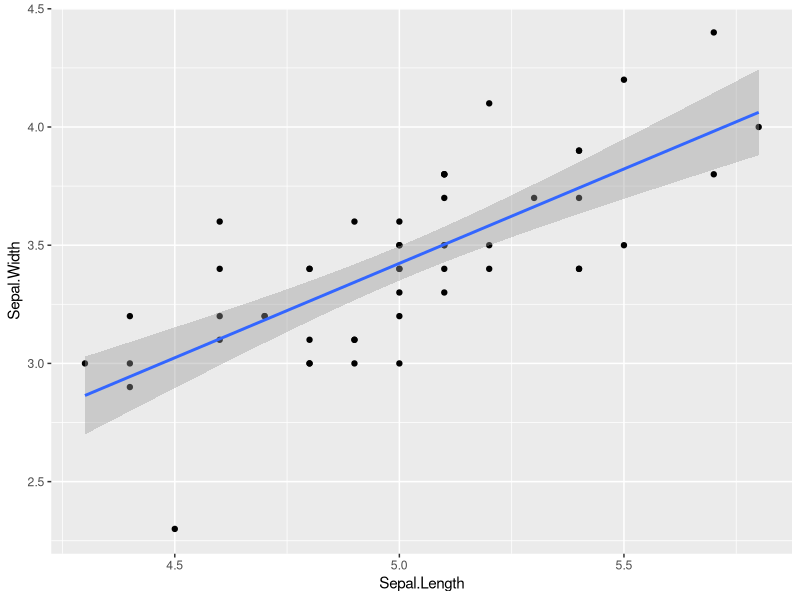
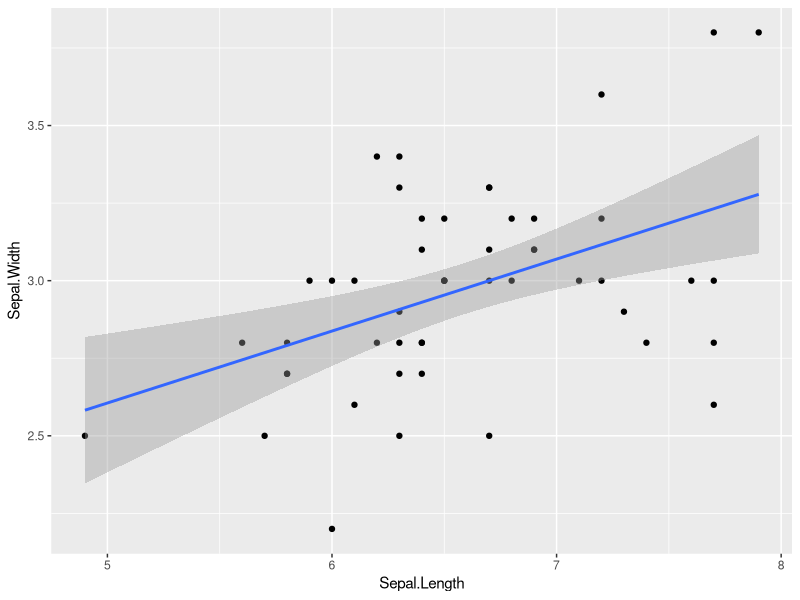
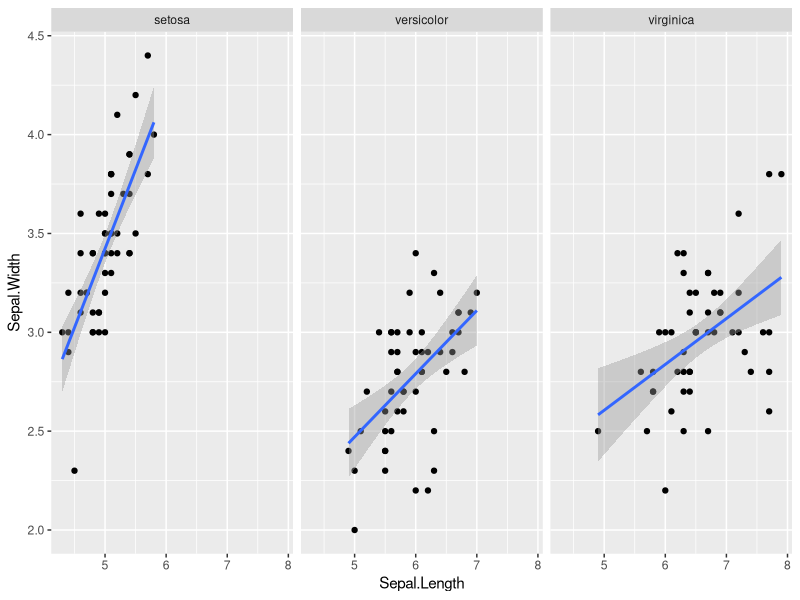
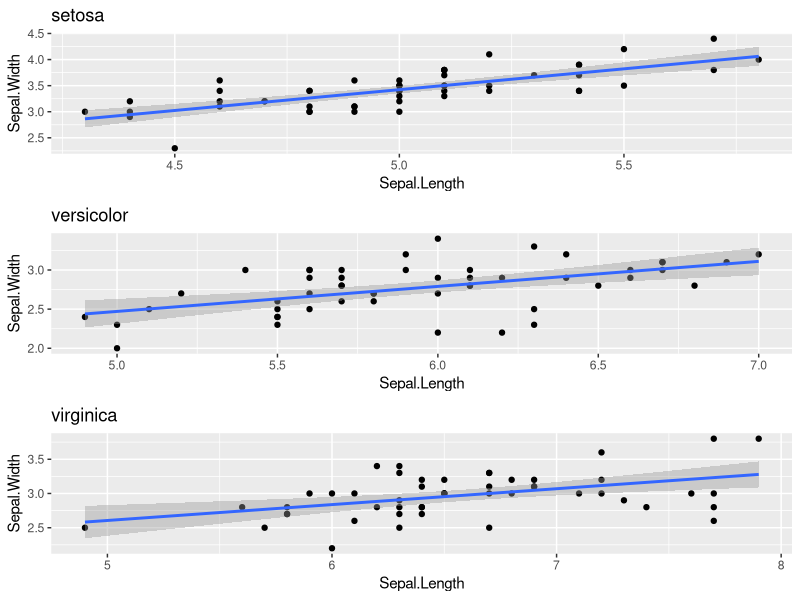

Generate these figures, in order, with R: (Note: this script raises an error after producing the figures.)
## ---- chunk 1
myris <- iris
myris.fa1 <- factanal(x = ~ Sepal.Length + Sepal.Width + Petal.Length + Petal.Width, data = myris, factors = 1)
myris.fa2 <- factanal(x = myris[, c("Sepal.Length", "Sepal.Width", "Petal.Length", "Petal.Width")], factors = 1)

myris.fa1 # same as print(myris.fa1)
myris.fa2
names(myris.fa1)
str(myris.fa1)
class(myris.fa1)

# help() : Value
## ---- chunk 2
library(ggplot2)
myris <- iris

myris.subset <- myris[myris$Species == "setosa", ] # or filter(myris, Species == "setosa")

myris.lm <- lm(Sepal.Width ~ Sepal.Length, data = myris.subset) 
coefs <- summary(myris.lm)$coefficients
est <- coefs["Sepal.Length", "Estimate"]
std.error <- coefs["Sepal.Length", "Std. Error"]
pval <- coefs["Sepal.Length", "Pr(>|t|)"]

ggplot(myris.subset, aes(Sepal.Length, Sepal.Width)) + geom_point() + geom_smooth(method = "lm")

## ---- chunk 3
myris <- iris

myris.subset <- myris[myris$Species == "virginica", ] # or filter(myris, Species == "virginica")

myris.lm <- lm(Sepal.Width ~ Sepal.Length, data = myris.subset) 
coefs <- summary(myris.lm)$coefficients
est <- coefs["Sepal.Length", "Estimate"]
std.error <- coefs["Sepal.Length", "Std. Error"]
pval <- coefs["Sepal.Length", "Pr(>|t|)"]

ggplot(myris.subset, aes(Sepal.Length, Sepal.Width)) + geom_point() + geom_smooth(method = "lm")

## ---- chunk 4
#for(this.species in c("setosa", "virginica", "versicolor")) {
#for(this.species in levels(myris$Species)) {
#for(this.species in unique(myris$Species)) {
#
all.species <- levels(myris$Species)

# storing results
# my.results <- list(est = NA, std.errors = NA, pvals = NA, plots = NA)

my.results <- data.frame(species = all.species, est = NA, std.err = NA, pval = NA)
my.plots <- list()
for(this.species in all.species) {
  myris.subset <- myris[myris$Species == this.species, ]
  myris.lm <- lm(Sepal.Width ~ Sepal.Length, data = myris.subset) 
  coefs <- summary(myris.lm)$coefficients
  
  # the values we want
  est <- coefs["Sepal.Length", "Estimate"]
  std.error <- coefs["Sepal.Length", "Std. Error"]
  pval <- coefs["Sepal.Length", "Pr(>|t|)"]
  plot <- ggplot(myris.subset, aes(Sepal.Length, Sepal.Width)) + geom_point() + geom_smooth(method = "lm") + labs(title = this.species)
  
  # stick the values in our results object
  my.results[my.results$species == this.species, c("est", "std.err", "pval")] <- c(est, std.error, pval)
  my.plots[[this.species]] <- plot
}

#this.species <- "setosa"
#  print(ggplot(myris.subset, aes(Sepal.Length, Sepal.Width)) + geom_point() + geom_smooth(method = "lm") + labs(title = this.species))

# faceting: sometimes a good alternative to looping (with plots)

ggplot(myris, aes(Sepal.Length, Sepal.Width)) + geom_point() + geom_smooth(method = "lm") + facet_wrap(~ Species)

library(grid)
library(gridExtra)
grid.arrange(my.plots[[1]], my.plots[[2]], my.plots[[3]], ncol = 1) # good for arranging multiple plots in one window/page

## ---- chunk 5
all.species <- levels(myris$Species)

my.results <- data.frame(species = all.species, est = NA, std.err = NA, pval = NA)
my.plots <- list()

for(this.row in 1:length(all.species)) {
  myris.subset <- myris[myris$Species == all.species[this.species], ]
  myris.lm <- lm(Sepal.Width ~ Sepal.Length, data = myris.subset) 
  coefs <- summary(myris.lm)$coefficients
  
  # the values we want
  est <- coefs["Sepal.Length", "Estimate"]
  std.error <- coefs["Sepal.Length", "Std. Error"]
  pval <- coefs["Sepal.Length", "Pr(>|t|)"]
  plot <- ggplot(myris.subset, aes(Sepal.Length, Sepal.Width)) + geom_point() + geom_smooth(method = "lm") + labs(title = all.species[this.species])
  
  # stick the values in our results object
  my.results[this.row, c("est", "std.err", "pval")] <- c(est, std.error, pval)
  my.plots[[this.row]] <- plot
}

my.results
names(my.plots)
str(my.plots)
## ---- chunk 6

get.results <- function(chunk, DV, IV) {
  my.formula <- as.formula(paste(DV, "~", IV))
  myris.lm <- lm(my.formula, data = chunk) 
  coefs <- summary(myris.lm)$coefficients
  
  # the values we want
  est <- coefs[IV, "Estimate"]
  std.error <- coefs[IV, "Std. Error"]
  pval <- coefs[IV, "Pr(>|t|)"]
  plot <- ggplot(chunk, aes(get(IV), get(DV))) + geom_point() + geom_smooth(method = "lm") + labs(title = this.species)
  
  # stick the values in our results object
  my.results <- data.frame(est = est, std.err = std.error, pval = pval)
  #my.plots[[this.species]] <- plot
  pdf("dplyr_plots.pdf")
  print(plot)
  dev.off()
  
  return(my.results)
}

library(dplyr)

# with pipes
all.results <- myris %>% group_by(Species) %>% do(get.results(chunk = ., DV = "Petal.Width", IV = "Petal.Length")) %>% as.data.frame()

# without pipes
all.results <- as.data.frame(do(.data = group_by(myris, Species), get.results(.)))

get.results(myris)

all.results

random.thing <- function(cool.argument.name = 18) {
  sqrt(length(cool.argument.name))
}

random.thing(1:10)
random.thing()

## ---- chunk 7
IV <- "Petal.Width"
DV <- "Petal.Length"
chunk <- myris
  plot <- ggplot(chunk, aes(get(IV), get(DV))) + geom_point() + geom_smooth(method = "lm") + labs(title = this.species)
plot
## ---- chunk 8
test.function <- function(chunk, DV, IV) {
  my.formula <- as.formula(paste(DV, "~", IV))
  myris.lm <- lm(my.formula, data = chunk) 
  coefs <- summary(myris.lm)$coefficients
  
  # the values we want
  est <- coefs[IV, "Estimate"]
  std.err <- coefs[IV, "Std. Error"]
  pval <- coefs[IV, "Pr(>|t|)"]
  plot <- ggplot(chunk, aes(get(IV), get(DV))) + geom_point() + geom_smooth(method = "lm") + labs(title = this.species)
  
  # stick the values in our results object
  my.results <- data.frame(est = est, std.err = std.err, pval = pval)

  return(my.results)
  
}

test.function(myris, "Sepal.Width", "Sepal.Length")

debug(test.function)

test.function(myris, "Sepal.Width", "Sepal.Length")

# capital "Q" + Enter exits debugger (aka "browser")

# can also insert browser()
test.function2 <- function(chunk, DV, IV) {
  my.formula <- as.formula(paste(DV, "~", IV))
  myris.lm <- lm(my.formula, data = chunk) 
  coefs <- summary(myris.lm)$coefficients
  
  # the values we want
  est <- coefs[IV, "Estimate"]
  std.err <- coefs[IV, "Std. Error"]
  pval <- coefs[IV, "Pr(>|t|)"]
  plot <- ggplot(chunk, aes(get(IV), get(DV))) + geom_point() + geom_smooth(method = "lm") + labs(title = this.species)
  #if(this.species == "setosa") { # if you want to selectively browse
    browser()
  #}
  # stick the values in our results object
  my.results <- data.frame(est = est, std.err = std.err, pval = pval)
  return(my.results)
}

test.function2(myris, "Sepal.Width", "Sepal.Length")

## ---- chunk 9
myris <- iris

std.err <- function(x) { sd(x)/sqrt(length(x)) }

myris.means <- myris %>% group_by(Species) %>% summarize(mean = mean(Sepal.Width), sd = sd(Sepal.Width), N = length(Sepal.Width), std.err = std.err(Sepal.Width))

myris.means$std.err2 <- apply(myris.means[, c("sd", "N")], 1, function(row) row[1]/sqrt(row[2]))

myris.means

ggplot(myris.means, aes(Species, mean)) + geom_bar(stat = "identity", aes(fill = Species)) + geom_errorbar(aes(ymin = mean - 1.96*std.err, ymax = mean + 1.96*std.err), width = .3)

ggplot(myris.means, aes(Species, mean)) + geom_pointrange(aes(ymin = mean - 1.96*std.err, ymax = mean + 1.96*std.err))

ggplot(myris.means, aes(Species, mean)) + geom_point() + geom_errorbar(aes(ymin = mean - 1.96*std.err, ymax = mean + 1.96*std.err), width = .3)

ggplot(myris.means, aes(Species, mean)) + geom_pointrange(aes(ymin = mean - 1.96*std.err, ymax = mean + 1.96*std.err)) + ylim(0, 4)

ggplot(myris.means, aes(Species, mean)) + geom_pointrange(aes(ymin = mean - 1.96*std.err, ymax = mean + 1.96*std.err)) + scale_y_continuous(limits = c(0, 4))


